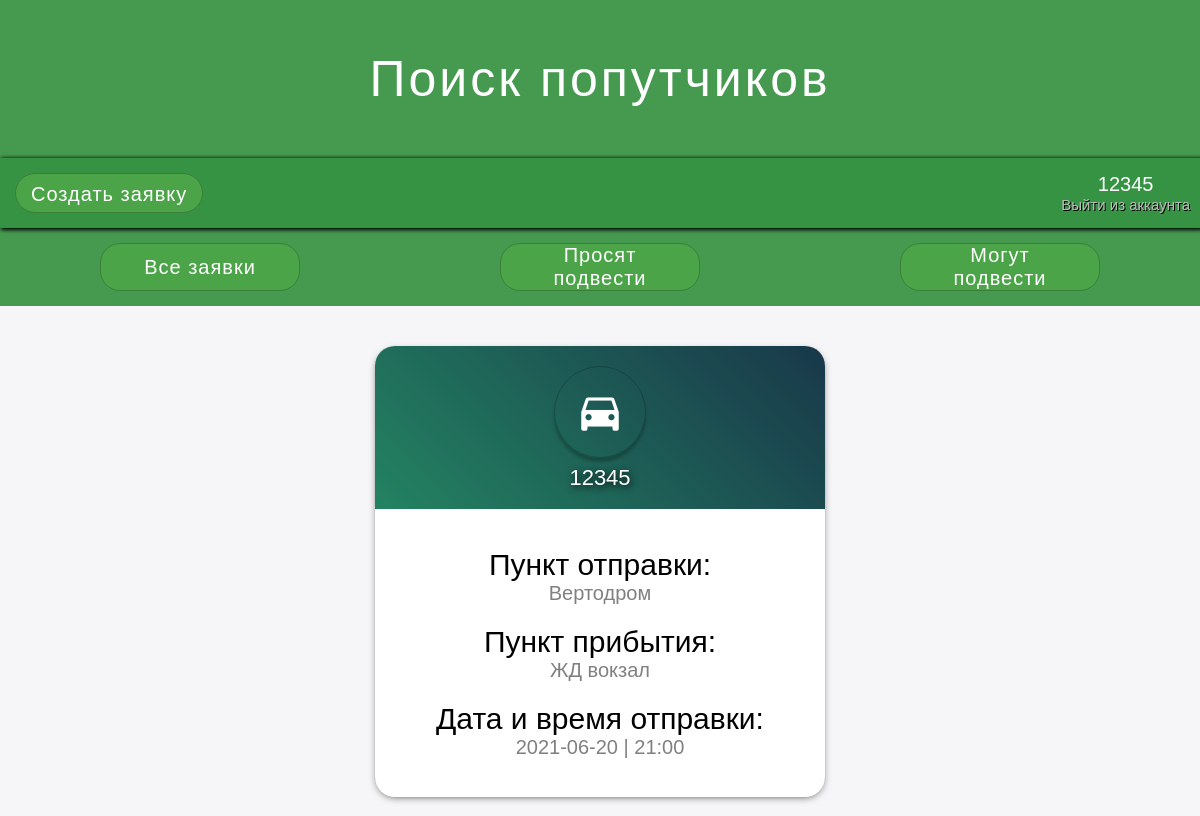
/drivers (signed in), run on an earlier commit of the app's database.
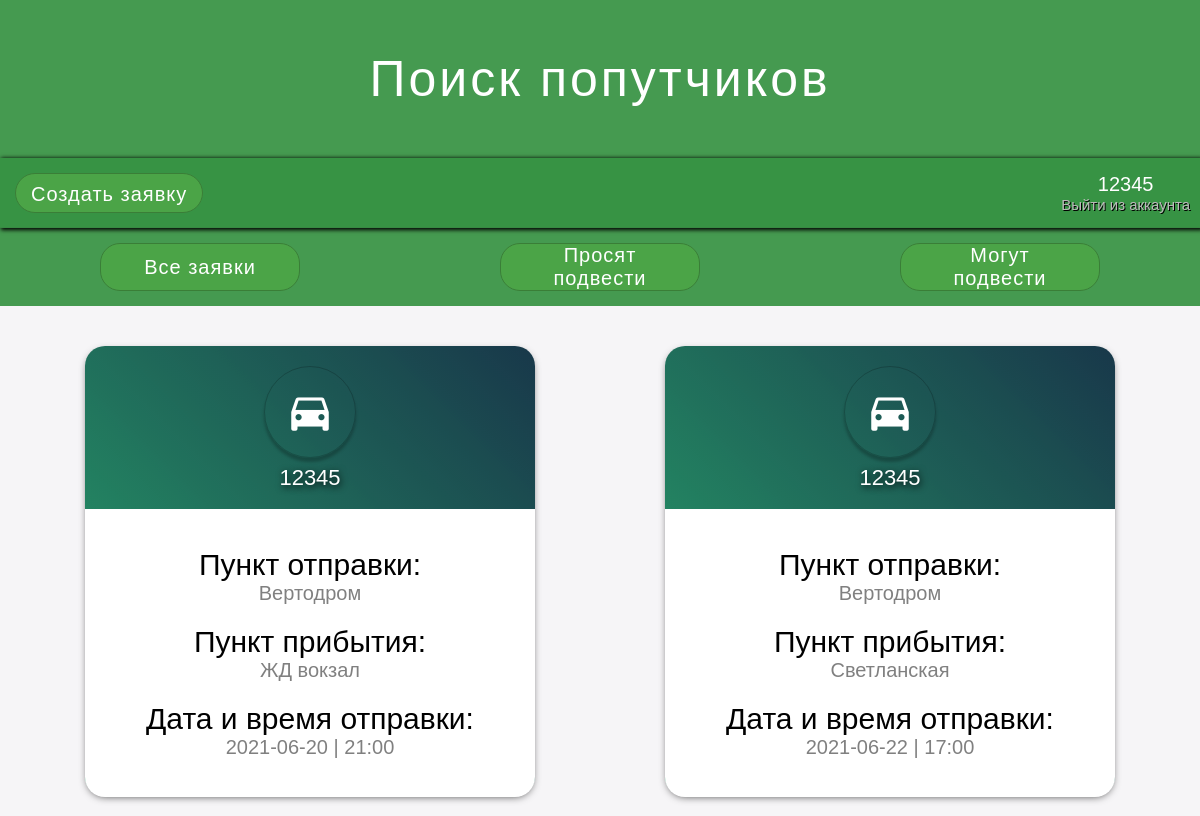
And on a later commit of the database.
### tables this page shows
CREATE TABLE posts (
    id INTEGER PRIMARY KEY AUTOINCREMENT,
    isDriver BOOLEAN,
    isType TEXT,
    idPerson INTEGER,
    idBeginPoint TEXT,
    idEndPoint TEXT,
    time DATETIME DEFAULT CURRENT_TIMESTAMP,
    text TEXT,
    driverName TEXT,
    FOREIGN KEY (idPerson) REFERENCES persons (id) 
     
);

### view.py (the view)
@app.route('/drivers')
def drivers():
    if 'userLogged' in session:
        return render_template('main.html', posts=db.get_driver_posts())
    return redirect(url_for('index'))

### db/database.py (called while the page is built)
    def get_db_connection(self):
        conn = sqlite3.connect(self.database_name)
        conn.row_factory = sqlite3.Row
        return conn

    def get_driver_posts(self):
        with self.get_db_connection() as conn:
            posts = conn.execute(POSTS_DRIVER_QUERY).fetchall()
        return posts

### templates/main.html (shortened to what this page needs)
{% extends 'base.html' %}
{% block content %}
    <div class="container-2">
        {% for post in posts %}
            <a href="{{ url_for('about', id=post.id)}}" target="_blank">
                <div class="{{ post.isType }}">
                    <div class="text-in-card">
                        <div class="container-icon">
                            <span class="material-icons class icon">
                            </span>
                            <div class="nickname">{{ post.driverName }}</div>
                        </div>
                        <div class="text-container">
                            <div class="glue-text">
                                <div class="text_title">Пункт отправки:</div>
                                <div class="text_info">{{ post.idBeginPoint }}</div>
                            </div>
                            <div class="glue-text">
                                <div class="text_title">Пункт прибытия:</div>
                                <div class="text_info">{{ post.idEndPoint }}</div>
                            </div>
                            <div class="glue-text">
                                <div class="text_title">Дата и время отправки:</div>
                                <div class="text_info">{{ post.time }}</div>
                            </div>
                        </div>
                    </div>
                </div>
            </a>
        {% endfor %}
    </div>
{% endblock %}

What changed in the data, as far as the page shows it:
now on this page (row edited): posts: driverName "12345", idBeginPoint "Вертодром", idEndPoint "Светланская", time "2021-06-22 | 17:00"
